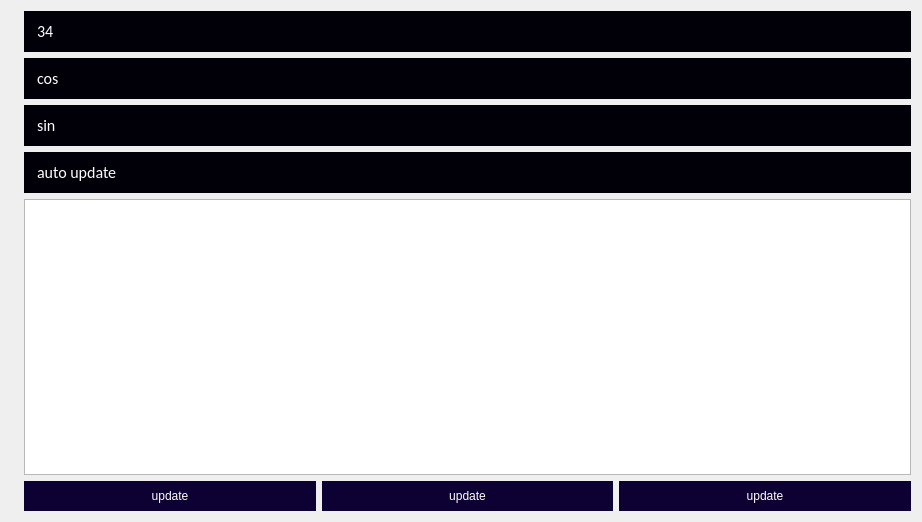
<?xml version="1.0" encoding="UTF-8"?>
<ui version="4.0">
 <class>Form</class>
 <widget class="QWidget" name="Form">
  <property name="geometry">
   <rect>
    <x>0</x>
    <y>0</y>
    <width>922</width>
    <height>522</height>
   </rect>
  </property>
  <property name="windowTitle">
   <string>Form</string>
  </property>
  <layout class="QHBoxLayout" name="horizontalLayout_2">
   <item>
    <widget class="QLabel" name="label">
     <property name="cursor">
      <cursorShape>CrossCursor</cursorShape>
     </property>
     <property name="text">
      <string/>
     </property>
     <property name="pixmap">
      <pixmap>new_screenshot.jpg</pixmap>
     </property>
    </widget>
   </item>
   <item>
    <layout class="QVBoxLayout" name="verticalLayout">
     <item>
      <widget class="QLabel" name="label_2">
       <property name="font">
        <font>
         <family>Calibri</family>
         <pointsize>12</pointsize>
        </font>
       </property>
       <property name="cursor">
        <cursorShape>ArrowCursor</cursorShape>
       </property>
       <property name="styleSheet">
        <string notr="true">background-color: rgb(1, 0, 9);
color: rgb(255, 255, 255);
padding: 10px;</string>
       </property>
       <property name="text">
        <string>34</string>
       </property>
      </widget>
     </item>
     <item>
      <widget class="QLabel" name="label_3">
       <property name="font">
        <font>
         <family>Calibri</family>
         <pointsize>12</pointsize>
        </font>
       </property>
       <property name="cursor">
        <cursorShape>ArrowCursor</cursorShape>
       </property>
       <property name="styleSheet">
        <string notr="true">background-color: rgb(1, 0, 9);
color: rgb(255, 255, 255);
padding: 10px;</string>
       </property>
       <property name="text">
        <string>cos</string>
       </property>
      </widget>
     </item>
     <item>
      <widget class="QLabel" name="label_4">
       <property name="font">
        <font>
         <family>Calibri</family>
         <pointsize>12</pointsize>
        </font>
       </property>
       <property name="cursor">
        <cursorShape>ArrowCursor</cursorShape>
       </property>
       <property name="styleSheet">
        <string notr="true">background-color: rgb(1, 0, 9);
color: rgb(255, 255, 255);
padding: 10px;</string>
       </property>
       <property name="text">
        <string>sin</string>
       </property>
      </widget>
     </item>
     <item>
      <widget class="QLabel" name="label_5">
       <property name="font">
        <font>
         <family>Calibri</family>
         <pointsize>12</pointsize>
        </font>
       </property>
       <property name="cursor">
        <cursorShape>ArrowCursor</cursorShape>
       </property>
       <property name="styleSheet">
        <string notr="true">background-color: rgb(1, 0, 9);
color: rgb(255, 255, 255);
padding: 10px;</string>
       </property>
       <property name="text">
        <string>auto update</string>
       </property>
      </widget>
     </item>
     <item>
      <widget class="QListView" name="listView"/>
     </item>
     <item>
      <layout class="QHBoxLayout" name="horizontalLayout">
       <item>
        <widget class="QPushButton" name="pushButton">
         <property name="styleSheet">
          <string notr="true">padding: 8px;
background-color: rgb(13, 0, 50);
color: rgb(255, 255, 255);
font: 12pt &quot;Calibri&quot;;
border: 0px;
outline: 0px;</string>
         </property>
         <property name="text">
          <string>update</string>
         </property>
        </widget>
       </item>
       <item>
        <widget class="QPushButton" name="pushButton_2">
         <property name="styleSheet">
          <string notr="true">padding: 8px;
background-color: rgb(13, 0, 50);
color: rgb(255, 255, 255);
font: 12pt &quot;Calibri&quot;;
border: 0px;
outline: 0px;</string>
         </property>
         <property name="text">
          <string>update</string>
         </property>
        </widget>
       </item>
       <item>
        <widget class="QPushButton" name="pushButton_3">
         <property name="styleSheet">
          <string notr="true">padding: 8px;
background-color: rgb(13, 0, 50);
color: rgb(255, 255, 255);
font: 12pt &quot;Calibri&quot;;
border: 0px;
outline: 0px;</string>
         </property>
         <property name="text">
          <string>update</string>
         </property>
        </widget>
       </item>
      </layout>
     </item>
    </layout>
   </item>
  </layout>
 </widget>
 <resources/>
 <connections/>
</ui>
